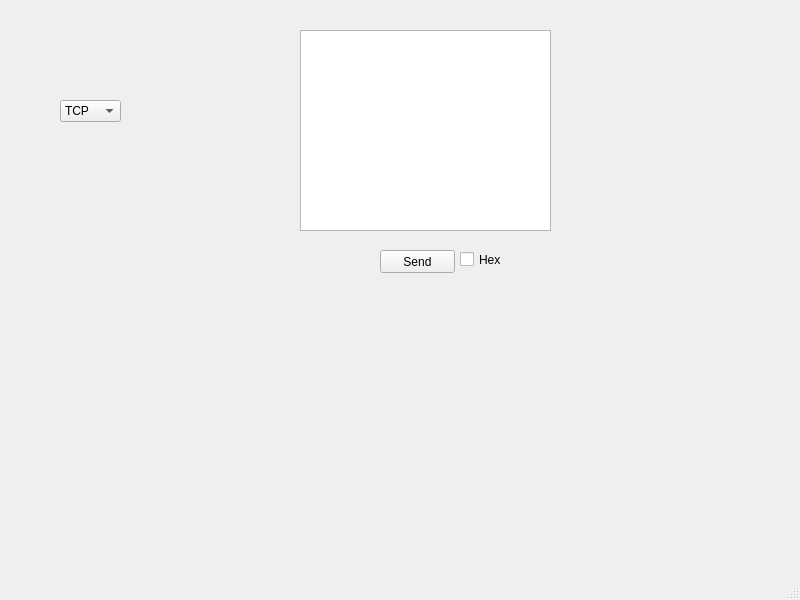
<?xml version="1.0" encoding="UTF-8"?>
<ui version="4.0">
 <class>MainWindow</class>
 <widget class="QMainWindow" name="MainWindow">
  <property name="geometry">
   <rect>
    <x>0</x>
    <y>0</y>
    <width>800</width>
    <height>600</height>
   </rect>
  </property>
  <property name="palette">
   <palette>
    <active/>
    <inactive/>
    <disabled>
     <colorrole role="Base">
      <brush brushstyle="SolidPattern">
       <color alpha="255">
        <red>0</red>
        <green>85</green>
        <blue>127</blue>
       </color>
      </brush>
     </colorrole>
    </disabled>
   </palette>
  </property>
  <property name="windowTitle">
   <string>MainWindow</string>
  </property>
  <property name="autoFillBackground">
   <bool>true</bool>
  </property>
  <widget class="QWidget" name="centralwidget">
   <widget class="QPushButton" name="sendButton">
    <property name="geometry">
     <rect>
      <x>380</x>
      <y>250</y>
      <width>75</width>
      <height>23</height>
     </rect>
    </property>
    <property name="text">
     <string>Send</string>
    </property>
   </widget>
   <widget class="QCheckBox" name="checkBox">
    <property name="geometry">
     <rect>
      <x>460</x>
      <y>250</y>
      <width>80</width>
      <height>19</height>
     </rect>
    </property>
    <property name="text">
     <string>Hex</string>
    </property>
   </widget>
   <widget class="QComboBox" name="comboBox">
    <property name="geometry">
     <rect>
      <x>60</x>
      <y>100</y>
      <width>61</width>
      <height>22</height>
     </rect>
    </property>
    <item>
     <property name="text">
      <string>TCP</string>
     </property>
    </item>
    <item>
     <property name="text">
      <string>UDP</string>
     </property>
    </item>
    <item>
     <property name="text">
      <string>Serial</string>
     </property>
    </item>
   </widget>
   <widget class="QPlainTextEdit" name="plainTextEdit">
    <property name="geometry">
     <rect>
      <x>300</x>
      <y>30</y>
      <width>251</width>
      <height>201</height>
     </rect>
    </property>
   </widget>
  </widget>
  <widget class="QMenuBar" name="menubar">
   <property name="geometry">
    <rect>
     <x>0</x>
     <y>0</y>
     <width>800</width>
     <height>21</height>
    </rect>
   </property>
  </widget>
  <widget class="QStatusBar" name="statusbar"/>
 </widget>
 <resources/>
 <connections/>
</ui>
